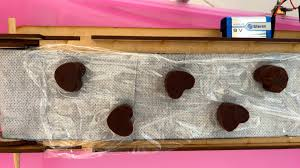
#> input picture week7/img_3.jpg, 300 x 168 px
$ python chocolate_counting.py img_3.jpg
#> lines starting #> are read from the running program, lines starting #| are printed output that depends on the picture; after the words box and inside, x2 and y2 are one past the last pixel; in counts of white or black regions, pixels touching at a corner belong together
import sys

import cv2
import numpy as np

IMAGE_FILE = "img_3.jpg"
OUTPUT_FILE = "img_3_annotated.png"

def segment_chocolates(gray):
    """Return a binary mask where chocolates are white (255) and background is black (0)."""

    # Blur makes thresholding more stable (reduces noise / small texture).
    blurred = cv2.GaussianBlur(gray, (5, 5), 0)

    # Otsu automatically chooses a threshold value.
    # We use THRESH_BINARY_INV because chocolates are darker than the background.
    threshold_value, mask = cv2.threshold(
        blurred, 0, 255, cv2.THRESH_BINARY_INV | cv2.THRESH_OTSU
    )

    # Morphology cleans up the mask (removes speckles, fills small holes).
    kernel = cv2.getStructuringElement(cv2.MORPH_ELLIPSE, (7, 7))
    mask = cv2.morphologyEx(mask, cv2.MORPH_OPEN, kernel, iterations=2)
    mask = cv2.morphologyEx(mask, cv2.MORPH_CLOSE, kernel, iterations=2)

    return mask, float(threshold_value)


def find_chocolates(gray, mask):
    """Find chocolate blobs and return a list of (cx, cy, contour)."""

    contours, _ = cv2.findContours(mask, cv2.RETR_EXTERNAL, cv2.CHAIN_APPROX_SIMPLE)

    h, w = gray.shape
    image_area = float(h * w)

    chocolates = []
    for contour in contours:
        area = float(cv2.contourArea(contour))
        if area <= 0:
            continue

        # Filter by size (reject tiny noise and huge regions).
        if area < 0.001 * image_area or area > 0.20 * image_area:
            continue

        # Bounding-box shape check (reject extremely skinny shapes).
        x, y, bw, bh = cv2.boundingRect(contour)
        if bh == 0:
            continue
        aspect_ratio = bw / float(bh)
        if aspect_ratio < 0.35 or aspect_ratio > 3.0:
            continue

        # Mask the inside of the contour so we can measure intensity.
        region_mask = np.zeros_like(gray, dtype=np.uint8)
        cv2.drawContours(region_mask, [contour], -1, 255, thickness=-1)
        mean, stddev = cv2.meanStdDev(gray, mask=region_mask)
        mean_val = float(mean[0][0])
        std_val = float(stddev[0][0])

        # Chocolates are dark-ish and not super textured.
        if mean_val > 140:
            continue
        if std_val > 70:
            continue

        # Centroid (for labeling).
        m = cv2.moments(contour)
        if m["m00"] == 0:
            continue
        cx = int(m["m10"] / m["m00"])
        cy = int(m["m01"] / m["m00"])

        # Keep detections in the tray area (avoid top label / bottom border artifacts).
        if cy < int(0.27 * h) or cy > int(0.82 * h):
            continue

        chocolates.append((cx, cy, contour))

    # Stable numbering: left-to-right, then top-to-bottom.
    chocolates.sort(key=lambda item: (item[0], item[1]))
    return chocolates


def draw_labels(image, chocolates):
    """Draw contour, center dot, and number label for each chocolate."""

    annotated = image.copy()
    for i, (cx, cy, contour) in enumerate(chocolates, start=1):
        cv2.drawContours(annotated, [contour], -1, (0, 255, 0), 2)
        cv2.circle(annotated, (cx, cy), 6, (0, 0, 255), -1)
        cv2.putText(
            annotated,
            str(i),
            (cx + 8, cy - 8),
            cv2.FONT_HERSHEY_SIMPLEX,
            0.6,
            (255, 255, 255),
            2,
            cv2.LINE_AA,
        )
    return annotated


def main():
    show_windows = "--no-show" not in sys.argv
    debug = "--debug" in sys.argv

    # Load image (BGR).
    img = cv2.imread(IMAGE_FILE)
#> img is the input picture: shape (168, 300, 3); mean B, G, R 126.6, 131.4, 173.1
    if img is None:
        print(f"ERROR: Could not read {IMAGE_FILE}")
        return 1

    # 1) Grayscale.
    gray = cv2.cvtColor(img, cv2.COLOR_BGR2GRAY)
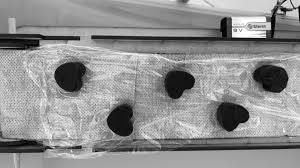
#> gray: shape (168, 300); min 1, max 255, mean 143.3

    # 2) Segment chocolates.
    mask, threshold_value = segment_chocolates(gray)
#> in segment_chocolates, `blurred = cv2.GaussianBlur(gray, (5, 5), 0)`:
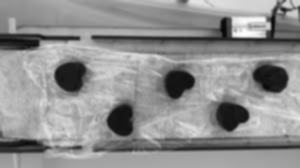
#> blurred: shape (168, 300); min 5, max 253, mean 143.4
#> in segment_chocolates, `threshold_value, mask = cv2.threshold( blurred, 0, 255, cv2.THRESH_BIN..`:
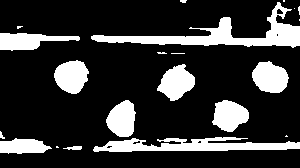
#> mask: shape (168, 300); 20.5% white; 21 white regions (10 under 20 px), largest, box (x1, y1, x2, y2) and area: (91, 2, 300, 48) 2601, (93, 137, 300, 152) 1859, (252, 61, 289, 93) 874
#> in segment_chocolates, `threshold_value, mask = cv2.threshold( blurred, 0, 255, cv2.THRESH_BIN..`: threshold_value = 112
#> in segment_chocolates, `mask = cv2.morphologyEx(mask, cv2.MORPH_OPEN, kernel, iterations=2)`:
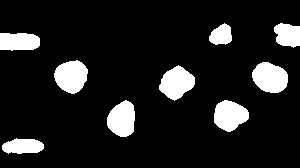
#> mask: shape (168, 300); 12.2% white; 9 white regions, largest, box (x1, y1, x2, y2) and area: (252, 62, 288, 93) 850, (54, 60, 88, 94) 847, (159, 65, 195, 101) 830
#> in segment_chocolates, `mask = cv2.morphologyEx(mask, cv2.MORPH_CLOSE, kernel, iterations=2)`: mask: shape (168, 300); 12.2% white; 9 white regions
#> threshold_value = 112

    # 3) Find + count.
    chocolates = find_chocolates(gray, mask)
#> in find_chocolates, `contours, _ = cv2.findContours(mask, cv2.RETR_EXTERNAL, cv2.CHAIN_APPR..`: contours = 9 contours; largest, box (x1, y1, x2, y2) and area: (252, 62, 288, 93) 803, (54, 60, 88, 94) 800, (159, 65, 195, 101) 784, (214, 100, 249, 132) 756, (107, 100, 135, 137) 741
#> the loop in find_chocolates, `for contour in contours:` made 9 passes
#> (area, x, y, bw, bh, aspect_ratio, mean, stddev) on passes 1 to 9: (480, 0, 138, 44, 16, 2.75, [46.58], [26.97]), (756, 214, 100, 35, 32, 1.09, [37.49], [29.57]), (741, 107, 100, 28, 37, 0.757, [36.63], [31.57]), (784.5, 159, 65, 36, 36, 1, [41.53], [34.63]), (803, 252, 62, 36, 31, 1.16, [36.67], [26.79]), (800.5, 54, 60, 34, 34, 1, [39.63], [28.26]), (584.5, 0, 33, 40, 18, 2.22, [42.82], [32.31]), (474.5, 274, 23, 26, 25, 1.04, [87.48], [26.77]), (332, 209, 23, 23, 22, 1.05, [57.21], [34.18])
#> after the loop in find_chocolates, `for contour in contours:`:
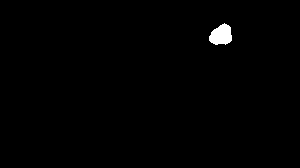
#> region_mask: shape (168, 300); 0.72% white; 1 white region, box (x1, y1, x2, y2) and area: (209, 23, 232, 45) 364
#> after the loop in find_chocolates, `for contour in contours:`: chocolates = 5 items
#> chocolates = 5 items

    # 4) Annotate.
    annotated = draw_labels(img, chocolates)
#> the loop in draw_labels, `for i, (cx, cy, contour) in enumerate(chocolates, start=1):` made 5 passes
#> (cx, cy) on passes 1 to 5: (70, 75), (121, 118), (176, 82), (229, 115), (269, 77)
#> after the loop in draw_labels, `for i, (cx, cy, contour) in enumerate(chocolates, start=1):`:
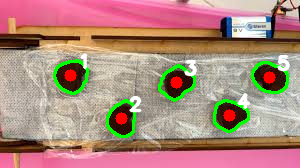
#> annotated: shape (168, 300, 3); 5.85% of pixels changed, all inside (x1, y1, x2, y2) = (53, 53, 291, 138)
    cv2.imwrite(OUTPUT_FILE, annotated)

    # 5) Print count.
    print(f"Otsu threshold: {threshold_value:.1f}")
#| Otsu threshold: 112.0
    print(f"Detected chocolates: {len(chocolates)}")
#| Detected chocolates: 5

    if show_windows:
        cv2.imshow("Original", img)
        if debug:
            cv2.imshow("Mask (foreground=chocolate)", mask)
        cv2.imshow("Annotated", annotated)
        cv2.waitKey(0)
        cv2.destroyAllWindows()

    return 0


if __name__ == "__main__":
    raise SystemExit(main())
#> (the program exits here)
